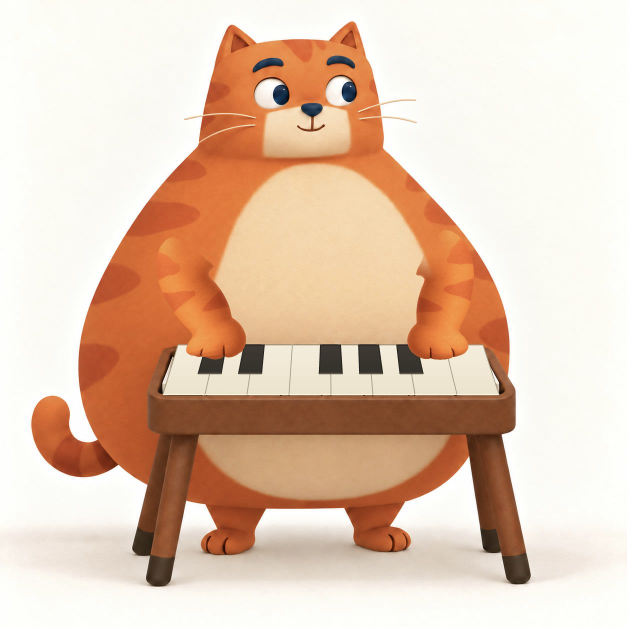
#> input picture design/whole-cat-frames-2026-10-25/reference/idle.jpg, 1254 x 1254 px, found by its file name (shown at 1/2 size)
$ python measure_reference.py
#> lines starting #> are read from the running program, lines starting #| are printed output that depends on the picture; long printed decimals are rounded
"""Reference analysis only. Manual approximate image landmarks, not 3D truth."""
from pathlib import Path
from PIL import Image, ImageDraw, ImageFont
import hashlib, json, math
ROOT=Path(__file__).resolve().parents[2]
OUT=Path(__file__).resolve().parent
SRC=ROOT/'public/character/instrument-scenes-v1/guitar/idle.jpg'
im=Image.open(SRC).convert('RGB')
#> im is the input picture: PIL image 1254x1254 RGB; mean R, G, B 226.8, 199.7, 179.1
landmarks={
'head_outer_no_ears':[[410,253],[421,202],[436,153],[480,122],[543,113],[608,111],[672,114],[715,133],[741,171],[757,240],[764,288],[762,322],[731,337],[670,342],[584,343],[502,340],[445,333],[398,314]],
'body_visible_outline_clockwise':[[399,322],[351,369],[295,427],[250,477],[216,525],[204,566],[214,596],[191,650],[175,702],[167,759],[173,823],[192,881],[227,928],[280,968],[339,997],[407,1012],[490,1019],[595,1020],[700,1017],[789,1010],[858,993],[912,963],[950,920],[972,869],[978,807],[968,741],[952,682],[936,641]],
'ear_screen_left':[[431,168],[452,105],[461,84],[471,83],[519,121]],
'ear_screen_right':[[655,115],[692,82],[704,77],[713,89],[734,156]],
'right_paw_strumming_screen_left':[[214,523],[252,505],[294,505],[344,520],[391,540],[438,565],[476,588],[502,613],[509,638],[493,660],[462,671],[435,661],[396,641],[347,632],[293,627],[245,616],[217,597],[206,573]],
'left_paw_fretting_screen_right':[[900,550],[902,528],[919,508],[939,486],[959,481],[982,489],[1003,513],[1013,547],[1009,582],[992,617],[970,642],[941,653],[915,642],[900,620],[890,592]],
'eye_screen_left_bbox':[508,183,580,246],
'eye_screen_right_bbox':[649,179,714,244],
'pupil_screen_left_center':[560,218],
'pupil_screen_right_center':[696,214],
'brow_screen_left_curve':[[510,169],[521,159],[538,154],[553,155],[562,160]],
'brow_screen_right_curve':[[657,156],[670,150],[684,151],[698,158],[704,166]],
'nose_bbox':[600,234,645,262],
'muzzle_bbox':[524,243,698,339],
'mouth_curve':[[595,278],[608,285],[624,287],[638,284],[647,277]],
'nose_mouth_line':[[624,258],[624,284]],
'foot_screen_left_bbox':[376,1054,499,1113],
'foot_screen_right_bbox':[696,1054,822,1111],
'guitar_body_visible_outline':[[242,626],[279,614],[320,592],[367,555],[414,538],[456,541],[493,534],[527,507],[559,482],[592,471],[623,474],[654,488],[678,513],[697,545],[715,575],[737,605],[756,640],[771,681],[775,719],[763,750],[737,775],[703,789],[664,793],[628,799],[603,817],[578,844],[551,870],[517,897],[479,919],[437,930],[393,931],[351,921],[312,901],[282,871],[260,838],[245,796],[239,750],[237,703],[242,659]],
'guitar_soundhole_center':[575,652],
'guitar_soundhole_bbox':[517,589,635,716],
'guitar_bridge_center':[391,728],
'guitar_nut_center':[1055,467],
'guitar_axis_guide':[[381,746],[1125,425]],
'guitar_neck_front_corners':[[616,588],[1039,432],[1064,502],[632,662]],
'guitar_headstock_outline':[[1039,432],[1072,403],[1176,365],[1193,373],[1208,410],[1214,433],[1204,451],[1088,494],[1064,502]],
'ground_contact_y':1111,
}
meta={'source':str(SRC.relative_to(ROOT)),'source_sha256':hashlib.sha256(SRC.read_bytes()).hexdigest(),'canvas':[im.width,im.height],'coordinate_convention':'image pixels, origin top-left; x right, y down','measurement_status':'manually read approximate visible 2D landmarks; typically +/- 5-12 px; not a segmentation mask or 3D ground truth','landmarks':landmarks}
(OUT/'landmarks.json').write_text(json.dumps(meta,ensure_ascii=False,indent=2)+'\n')
try: font=ImageFont.truetype('/System/Library/Fonts/Helvetica.ttc',20)
except OSError: font=ImageFont.load_default()
canvas=im.copy(); d=ImageDraw.Draw(canvas)
colors={'head_outer_no_ears':'#087dae','body_visible_outline_clockwise':'#d1257f','right_paw_strumming_screen_left':'#065d49','left_paw_fretting_screen_right':'#065d49','guitar_body_visible_outline':'#6839ad','guitar_neck_front_corners':'#6839ad'}
for key,col in colors.items():
    pts=[tuple(p) for p in landmarks[key]]
    d.line(pts if key == 'body_visible_outline_clockwise' else pts+[pts[0]],fill=col,width=4)
    for p in pts:d.ellipse((p[0]-3,p[1]-3,p[0]+3,p[1]+3),fill=col)
for key in ['eye_screen_left_bbox','eye_screen_right_bbox','muzzle_bbox','nose_bbox','foot_screen_left_bbox','foot_screen_right_bbox']:
    d.rectangle(landmarks[key],outline='#087dae',width=3)
for key in ['pupil_screen_left_center','pupil_screen_right_center','guitar_soundhole_center','guitar_bridge_center','guitar_nut_center']:
    x,y=landmarks[key];d.ellipse((x-5,y-5,x+5,y+5),fill='#ef2424');d.text((x+8,y+6),f'{x},{y}',font=font,fill='#122b39',stroke_width=2,stroke_fill='white')
d.line([tuple(p) for p in landmarks['guitar_axis_guide']],fill='#ef2424',width=3)
d.line([(0,1111),(1254,1111)],fill='#999999',width=2)
d.text((25,20),'MANUAL 2D STUDY / APPROXIMATE / NOT A MASK',font=font,fill='#163243',stroke_width=3,stroke_fill='white')
canvas.save(OUT/'reference-landmarks.png')
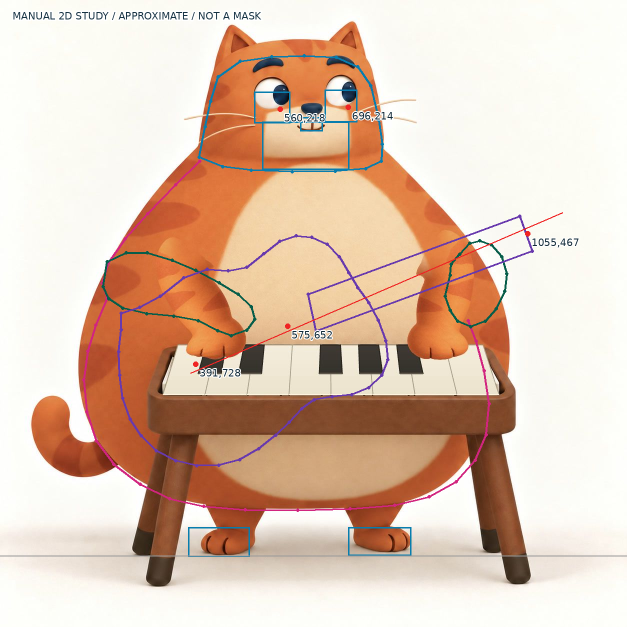
#> saved as reference-landmarks.png: PIL image 1254x1254 RGB (shown at 1/2 size); mean R, G, B 223.8, 197.7, 179.4
im.crop((388,70,785,355)).resize((794,570)).save(OUT/'face-reference.png')
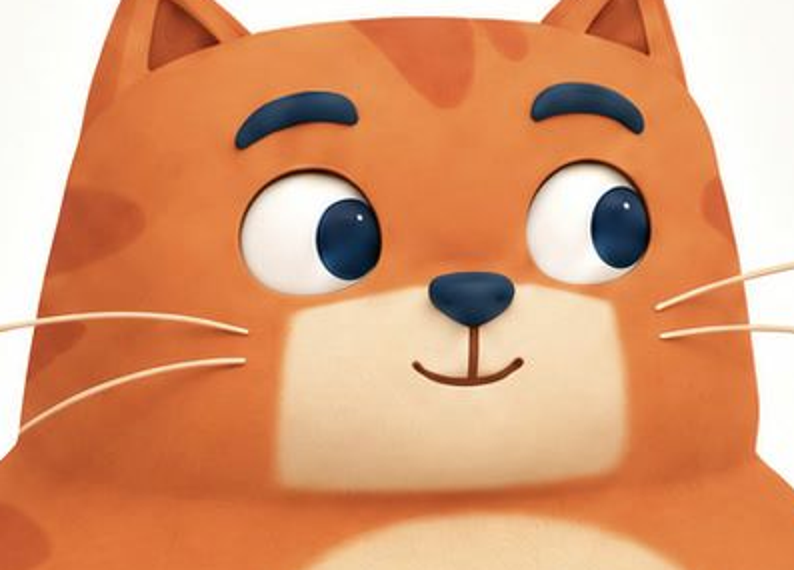
#> saved as face-reference.png: PIL image 794x570 RGB; mean R, G, B 216.9, 152.4, 112.7
im.crop((193,464,1023,688)).save(OUT/'paw-grip-reference.png')
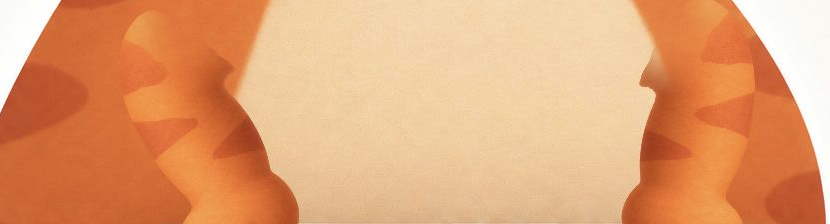
#> saved as paw-grip-reference.png: PIL image 830x224 RGB; mean R, G, B 227.1, 162.8, 116.5
turn=Image.open(ROOT/'design/video-motion-pilot-2026-10-23/01-turnaround.png')
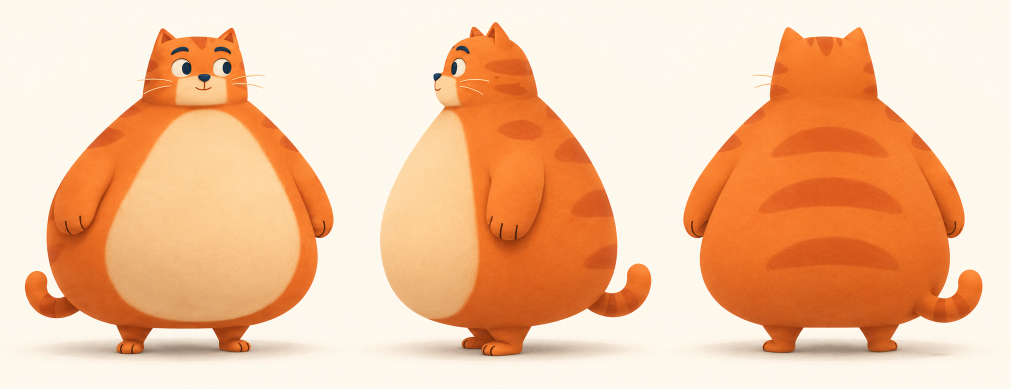
#> input picture design/video-motion-pilot-2026-10-23/01-turnaround.png, 2022 x 778 px (shown at 1/2 size)
#> turn is the input picture: PIL image 2022x778 RGB; mean R, G, B 242.7, 195.1, 159.5
turn.crop((713,23,1337,738)).save(OUT/'turnaround-side-support.png')
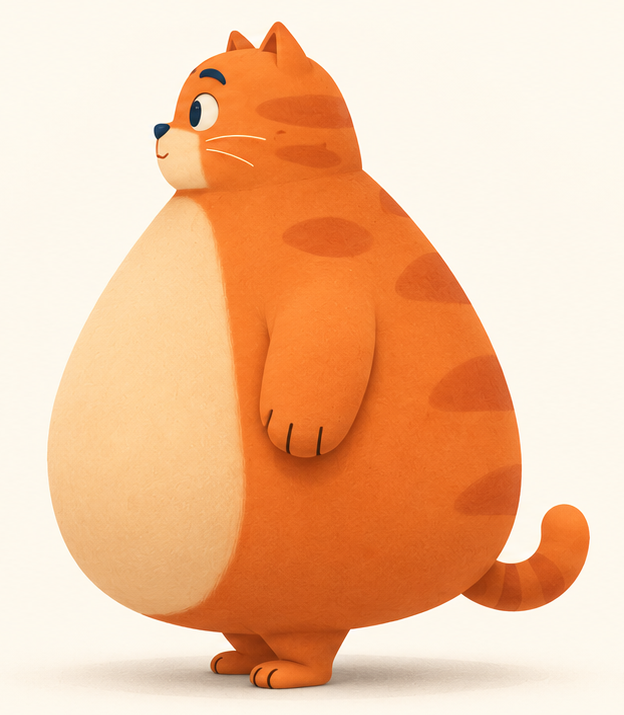
#> saved as turnaround-side-support.png: PIL image 624x715 RGB; mean R, G, B 242.1, 193.2, 156.4
turn.crop((1347,23,1974,738)).save(OUT/'turnaround-back-support.png')
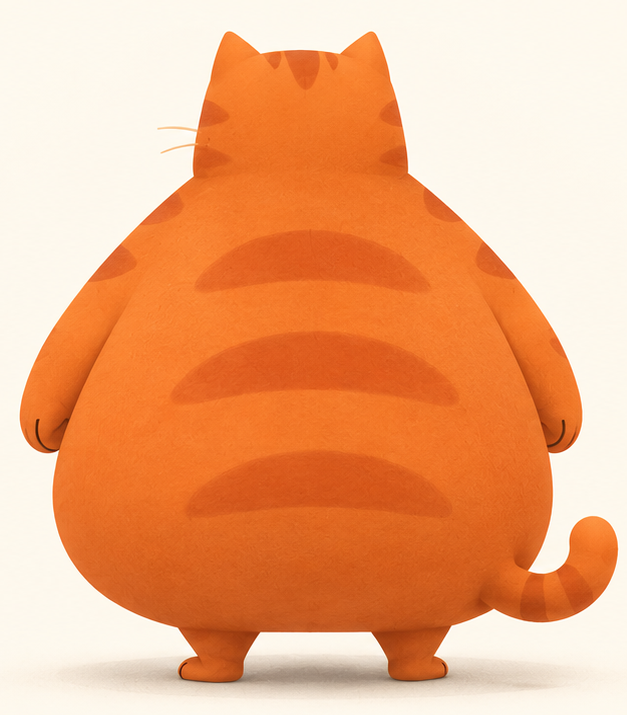
#> saved as turnaround-back-support.png: PIL image 627x715 RGB; mean R, G, B 239.1, 170.8, 127.3
print(json.dumps({'written':str(OUT),'axis_angle_degrees':math.degrees(math.atan2(746-425,1125-381)),'source_size':im.size}))
#| {"written": "design/character-reference-study-2026-10-28", "axis_angle_degrees": 23.338, "source_size": [1254, 1254]}
